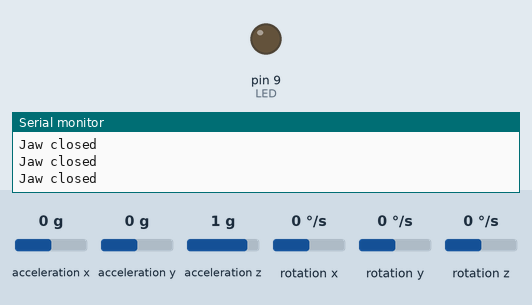
A sketch run on a simulated Arduino Uno, built with avr-gcc and run on an emulated ATmega328P. Shown: output pins drawn as LEDs (lit = HIGH), the last lines printed to the serial monitor. The inputs (shaded band) are chosen by the test bench; at power-on: acceleration y 0 g, acceleration x 0 g, acceleration z 1 g, rotation x 0 °/s, rotation y 0 °/s, rotation z 0 °/s.

Above: at 2.2 s.
2.3 s: acceleration y set to 0.2 g
At 3.3 s:
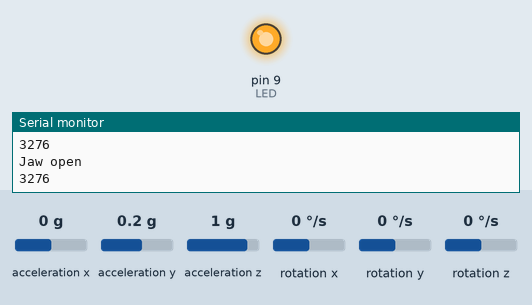
4.0 s: acceleration y set to -1.4 g
At 4.8 s:
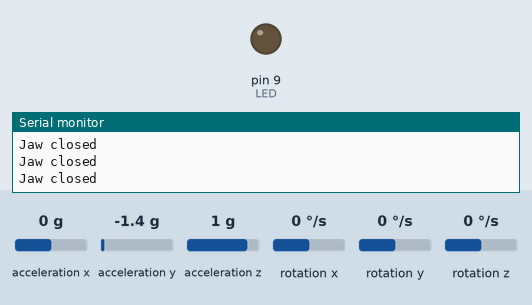
7.0 s: acceleration y set to 0.8 g
At 8.4 s:
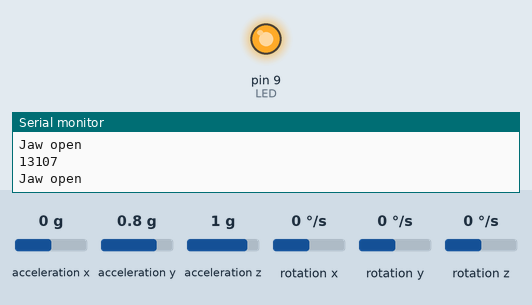
8.7 s: acceleration y set to -0.8 g
At 9.7 s:
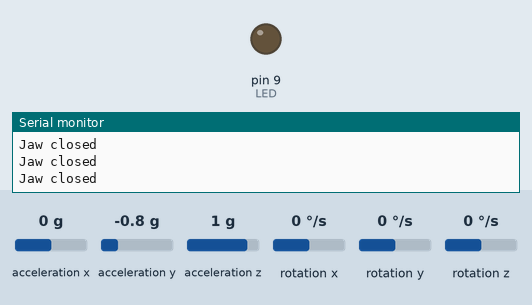
Timing chart, 0 to 11.4 s (numbered marks = the images above; inputs shaded):
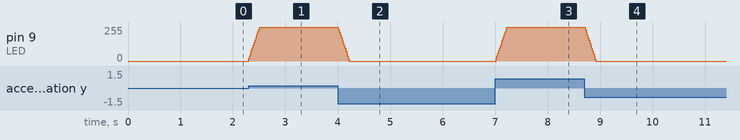

The sketch:

TestforMotion.ino
```cpp
#include <Wire.h>
#include <MPU6050.h>

MPU6050 sensor;
int16_t ax, ay, az; // accelerometer readings
int16_t ax_offset, ay_offset, az_offset; // accelerometer offset values
int LED = 9;
int fadeAmount = 20;
int brightness = 0;

void setup() {
  Serial.begin(9600);
  Wire.begin();
  sensor.initialize();
  while (!Serial);
  Serial.println("Calibrating accelerometer...");
  delay(1000); // wait for sensor to stabilize
  sensor.CalibrateAccel();
  sensor.getAcceleration(&ax_offset, &ay_offset, &az_offset); // get accelerometer offset values
  Serial.println("Done.");
  pinMode(LED, OUTPUT);
}

void loop() {
  // Read raw data from the sensor
  sensor.getAcceleration(&ax, &ay, &az);

  // Subtract offset values from accelerometer readings
  ax -= ax_offset;
  ay -= ay_offset;
  az -= az_offset;

  // Detect jaw movement
  if (ay > 1500) {
    Serial.println("Jaw open");
    Serial.println(ay);
    // gradually increase LED brightness
    brightness += fadeAmount;
    if (brightness > 255) {
      brightness = 255;
    }
  }
  else {
    Serial.println("Jaw closed");
    // gradually decrease LED brightness
    brightness -= fadeAmount;
    if (brightness < 0) {
      brightness = 0;
    }
  }
  // set LED brightness
  analogWrite(LED, brightness);

  // Wait a short period before reading again
  delay(15);
}
```

Measured:
- the behaviour switches between 0 and 0.1 g on acceleration y (found by bisection; images 0 and 1)
- after the input at 2.3 s, pin 9 (LED): moves from 0/255 to 255/255 over 0.21 s, starting at once
- after the input at 4.0 s, pin 9 (LED): moves from 255/255 to 0/255 over 0.20 s, starting at once
- after the input at 7.0 s, pin 9 (LED): moves from 0/255 to 255/255 over 0.21 s, starting at once
- after the input at 8.7 s, pin 9 (LED): moves from 255/255 to 0/255 over 0.20 s, starting at once
